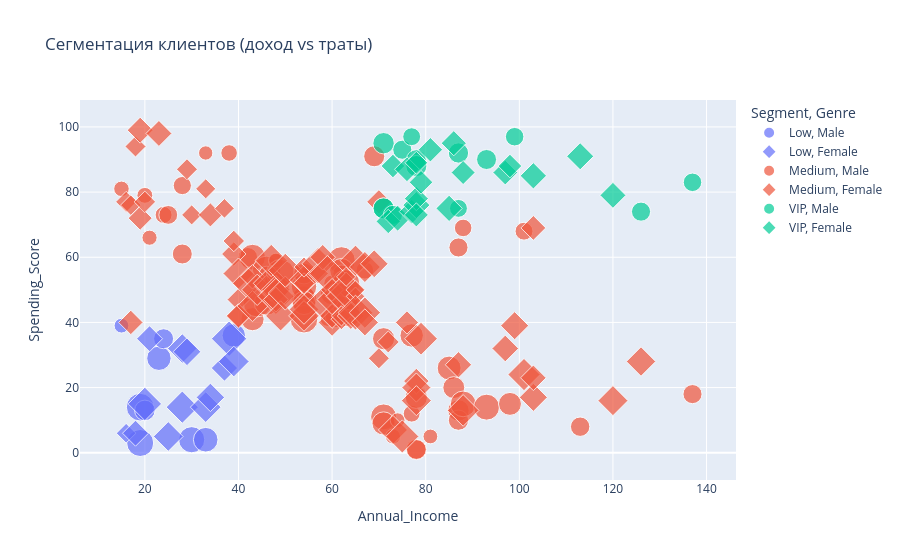
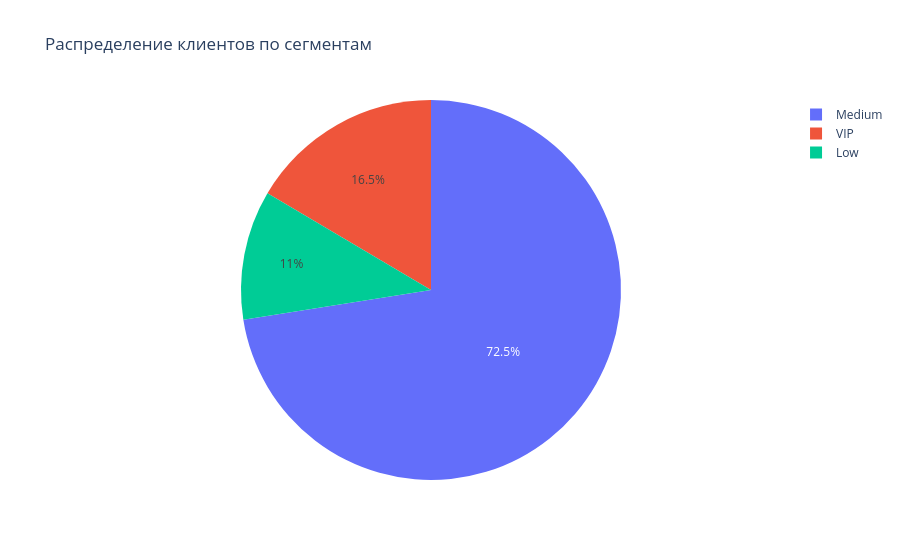
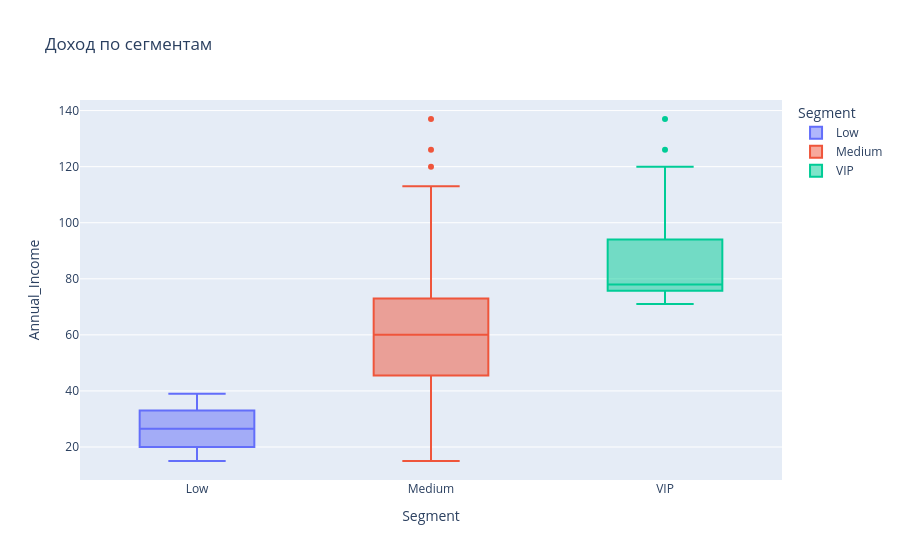
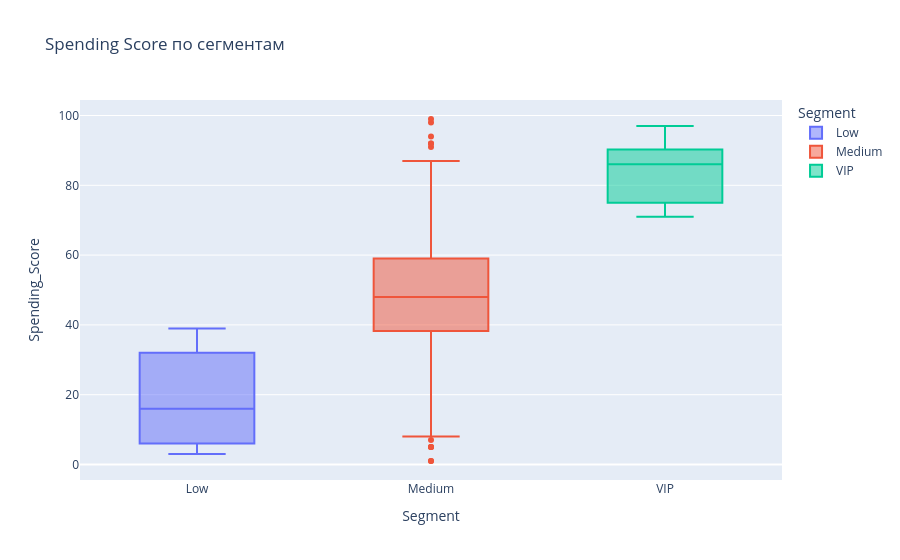

Here is the notebook cell these charts were saved with, in order:
### Code cell
import sqlite3
import pandas as pd
import plotly.express as px

# 1. Загружаем данные из БД
conn = sqlite3.connect('mall_customers.db')
df = pd.read_sql_query("SELECT * FROM customers", conn)
conn.close()

# =====================================
# ✅ СЕГМЕНТАЦИЯ КЛИЕНТОВ
# =====================================

def segment_customer(row):
    if row['Annual_Income'] > 70 and row['Spending_Score'] > 70:
        return 'VIP'
    elif row['Annual_Income'] < 40 and row['Spending_Score'] < 40:
        return 'Low'
    else:
        return 'Medium'

df['Segment'] = df.apply(segment_customer, axis=1)

print(df[['CustomerID', 'Annual_Income', 'Spending_Score', 'Segment']].head())

# =====================================
# 📊 1. Интерактивный scatter plot (главный!)
# =====================================

fig1 = px.scatter(
    df,
    x='Annual_Income',
    y='Spending_Score',
    color='Segment',
    symbol='Genre',
    size='Age',
    hover_data=['CustomerID'],
    title='Сегментация клиентов (доход vs траты)'
)

fig1.show()

# =====================================
# 📊 2. Распределение сегментов
# =====================================

fig2 = px.pie(
    df,
    names='Segment',
    title='Распределение клиентов по сегментам'
)

fig2.show()

# =====================================
# 📊 3. Доход по сегментам
# =====================================

fig3 = px.box(
    df,
    x='Segment',
    y='Annual_Income',
    color='Segment',
    title='Доход по сегментам'
)

fig3.show()

# =====================================
# 📊 4. Spending Score по сегментам
# =====================================

fig4 = px.box(
    df,
    x='Segment',
    y='Spending_Score',
    color='Segment',
    title='Расходы по сегментам'
)

fig4.show()

# =====================================
# 📊 5. Возраст vs сегмент
# =====================================

fig5 = px.scatter(
    df,
    x='Age',
    y='Spending_Score',
    color='Segment',
    title='Возраст и Расходы'
)

fig5.show()

### Figure 1 — Plotly figure (JSON) as saved in the notebook; plotly's stock layout.template omitted (floating-point values rounded to 4 significant figures)
{"data": [{"customdata": [["1"], ["9"], ["11"], ["15"], ["19"], ["21"], ["31"], ["33"], ["43"]], "hovertemplate": "Segment=Low<br>Genre=Male<br>Annual_Income=%{x}<br>Spending_Score=%{y}<br>Age=%{marker.size}<br>CustomerID=%{customdata[0]}<extra></extra>", "legendgroup": "Low, Male", "marker": {"color": "#636efa", "size": [19, 64, 67, 37, 52, 35, 60, 53, 48], "sizemode": "area", "sizeref": 0.175, "symbol": "circle"}, "mode": "markers", "name": "Low, Male", "orientation": "v", "showlegend": true, "type": "scatter", "x": [15, 19, 19, 20, 23, 24, 30, 33, 39], "xaxis": "x", "y": [39, 3, 14, 13, 29, 35, 4, 4, 36], "yaxis": "y"}, {"customdata": [["3"], ["7"], ["13"], ["17"], ["23"], ["25"], ["27"], ["29"], ["35"], ["37"], ["39"], ["41"], ["45"]], "hovertemplate": "Segment=Low<br>Genre=Female<br>Annual_Income=%{x}<br>Spending_Score=%{y}<br>Age=%{marker.size}<br>CustomerID=%{customdata[0]}<extra></extra>", "legendgroup": "Low, Female", "marker": {"color": "#636efa", "size": [20, 35, 58, 35, 46, 54, 45, 40, 49, 42, 36, 65, 49], "sizemode": "area", "sizeref": 0.175, "symbol": "diamond"}, "mode": "markers", "name": "Low, Female", "orientation": "v", "showlegend": true, "type": "scatter", "x": [16, 18, 20, 21, 25, 28, 28, 29, 33, 34, 37, 38, 39], "xaxis": "x", "y": [6, 6, 15, 35, 5, 14, 32, 31, 14, 17, 26, 35, 28], "yaxis": "y"}, {"customdata": [["2"], ["16"], ["18"], ["22"], ["24"], ["26"], ["28"], ["34"], ["42"], ["52"], ["54"], ["56"], ["58"], ["60"], ["61"], ["62"], ["65"], ["66"], ["69"], ["71"], ["75"], ["76"], ["78"], ["81"], ["82"], ["83"], ["86"], ["92"], ["93"], ["96"], ["99"], ["100"], ["103"], ["104"], ["105"], ["108"], ["109"], ["110"], ["111"], ["114"], ["121"], ["124"], ["127"], ["129"], ["131"], ["135"], ["139"], ["145"], ["147"], ["151"], ["157"], ["159"], ["163"], ["165"], ["167"], ["170"], ["171"], ["173"], ["177"], ["178"], ["179"], ["183"], ["188"], ["193"], ["199"]], "hovertemplate": "Segment=Medium<br>Genre=Male<br>Annual_Income=%{x}<br>Spending_Score=%{y}<br>Age=%{marker.size}<br>CustomerID=%{customdata[0]}<extra></extra>", "legendgroup": "Medium, Male", "marker": {"color": "#EF553B", "size": [21, 22, 20, 25, 31, 29, 35, 18, 24, 33, 59, 47, 69, 53, 70, 19, 63, 18, 19, 70, 59, 26, 40, 57, 38, 67, 48, 18, 48, 24, 48, 20, 67, 26, 49, 54, 68, 66, 65, 19, 27, 39, 43, 59, 47, 20, 19, 25, 48, 43, 37, 34, 19, 50, 42, 32, 40, 36, 58, 27, 59, 46, 28, 33, 32], "sizemode": "area", "sizeref": 0.175, "symbol": "circle"}, "mode": "markers", "name": "Medium, Male", "orientation": "v", "showlegend": true, "type": "scatter", "x": [15, 20, 21, 24, 25, 28, 28, 33, 38, 42, 43, 43, 44, 46, 46, 46, 48, 48, 48, 49, 54, 54, 54, 54, 54, 54, 54, 59, 60, 60, 61, 61, 62, 62, 62, 63, 63, 63, 63, 64, 67, 69, 71, 71, 71, 73, 74, 77, 77, 78, 78, 78, 81, 85, 86, 87, 87, 87, 88, 88, 93, 98, 101, 113, 137], "xaxis": "x", "y": [81, 79, 66, 73, 73, 82, 61, 92, 92, 60, 60, 41, 46, 46, 56, 55, 51, 59, 59, 55, 47, 54, 48, 51, 55, 41, 46, 41, 49, 52, 42, 49, 59, 55, 56, 46, 43, 48, 52, 46, 56, 91, 35, 11, 9, 5, 10, 12, 36, 17, 1, 1, 5, 26, 20, 63, 13, 10, 15, 69, 14, 15, 68, 8, 18], "yaxis": "y"}, {"customdata": [["4"], ["5"], ["6"], ["8"], ["10"], ["12"], ["14"], ["20"], ["30"], ["32"], ["36"], ["38"], ["40"], ["44"], ["46"], ["47"], ["48"], ["49"], ["50"], ["51"], ["53"], ["55"], ["57"], ["59"], ["63"], ["64"], ["67"], ["68"], ["70"], ["72"], ["73"], ["74"], ["77"], ["79"], ["80"], ["84"], ["85"], ["87"], ["88"], ["89"], ["90"], ["91"], ["94"], ["95"], ["97"], ["98"], ["101"], ["102"], ["106"], ["107"], ["112"], ["113"], ["115"], ["116"], ["117"], ["118"], ["119"], ["120"], ["122"], ["123"], ["125"], ["126"], ["133"], ["137"], ["141"], ["143"], ["149"], ["153"], ["155"], ["161"], ["169"], ["175"], ["181"], ["185"], ["187"], ["189"], ["191"], ["192"], ["195"], ["197"]], "hovertemplate": "Segment=Medium<br>Genre=Female<br>Annual_Income=%{x}<br>Spending_Score=%{y}<br>Age=%{marker.size}<br>CustomerID=%{customdata[0]}<extra></extra>", "legendgroup": "Medium, Female", "marker": {"color": "#EF553B", "size": [23, 31, 22, 23, 30, 35, 24, 35, 23, 21, 21, 30, 20, 31, 24, 50, 27, 29, 31, 49, 31, 50, 51, 27, 67, 54, 43, 68, 32, 47, 60, 60, 45, 23, 49, 46, 21, 55, 22, 34, 50, 68, 40, 32, 47, 27, 23, 49, 21, 66, 19, 38, 18, 19, 63, 49, 51, 50, 38, 40, 23, 31, 25, 44, 57, 28, 34, 44, 47, 56, 36, 52, 37, 41, 54, 41, 34, 32, 47, 45], "sizemode": "area", "sizeref": 0.175, "symbol": "diamond"}, "mode": "markers", "name": "Medium, Female", "orientation": "v", "showlegend": true, "type": "scatter", "x": [16, 17, 17, 18, 19, 19, 20, 23, 29, 30, 33, 34, 37, 39, 39, 40, 40, 40, 40, 42, 43, 43, 44, 46, 47, 47, 48, 48, 48, 49, 50, 50, 54, 54, 54, 54, 54, 57, 57, 58, 58, 59, 60, 60, 60, 60, 62, 62, 62, 63, 63, 64, 65, 65, 65, 65, 67, 67, 67, 69, 70, 70, 72, 73, 75, 76, 78, 78, 78, 79, 87, 88, 97, 99, 101, 103, 103, 103, 120, 126], "xaxis": "x", "y": [77, 40, 76, 94, 72, 99, 77, 98, 87, 73, 81, 73, 75, 61, 65, 55, 47, 42, 42, 52, 54, 45, 50, 51, 52, 59, 50, 48, 47, 42, 49, 56, 53, 52, 42, 44, 57, 58, 55, 60, 46, 55, 40, 42, 47, 50, 41, 48, 42, 50, 54, 42, 48, 50, 43, 59, 43, 57, 40, 58, 29, 77, 34, 7, 5, 40, 22, 20, 16, 35, 27, 13, 32, 39, 24, 17, 23, 69, 16, 28], "yaxis": "y"}, {"customdata": [["128"], ["130"], ["132"], ["138"], ["142"], ["146"], ["150"], ["152"], ["172"], ["174"], ["180"], ["186"], ["198"], ["200"]], "hovertemplate": "Segment=VIP<br>Genre=Male<br>Annual_Income=%{x}<br>Spending_Score=%{y}<br>Age=%{marker.size}<br>CustomerID=%{customdata[0]}<extra></extra>", "legendgroup": "VIP, Male", "marker": {"color": "#00cc96", "size": [40, 38, 39, 32, 32, 28, 34, 39, 28, 36, 35, 30, 32, 30], "sizemode": "area", "sizeref": 0.175, "symbol": "circle"}, "mode": "markers", "name": "VIP, Male", "orientation": "v", "showlegend": true, "type": "scatter", "x": [71, 71, 71, 73, 75, 77, 78, 78, 87, 87, 93, 99, 126, 137], "xaxis": "x", "y": [95, 75, 75, 73, 93, 97, 90, 88, 75, 92, 90, 97, 74, 83], "yaxis": "y"}, {"customdata": [["134"], ["136"], ["140"], ["144"], ["148"], ["154"], ["156"], ["158"], ["160"], ["162"], ["164"], ["166"], ["168"], ["176"], ["182"], ["184"], ["190"], ["194"], ["196"]], "hovertemplate": "Segment=VIP<br>Genre=Female<br>Annual_Income=%{x}<br>Spending_Score=%{y}<br>Age=%{marker.size}<br>CustomerID=%{customdata[0]}<extra></extra>", "legendgroup": "VIP, Female", "marker": {"color": "#00cc96", "size": [31, 29, 35, 32, 32, 38, 27, 30, 30, 29, 31, 36, 33, 30, 32, 29, 36, 38, 35], "sizemode": "area", "sizeref": 0.175, "symbol": "diamond"}, "mode": "markers", "name": "VIP, Female", "orientation": "v", "showlegend": true, "type": "scatter", "x": [72, 73, 74, 76, 77, 78, 78, 78, 78, 79, 81, 85, 86, 88, 97, 98, 103, 113, 120], "xaxis": "x", "y": [71, 88, 72, 87, 74, 76, 89, 78, 73, 83, 93, 75, 95, 86, 86, 88, 85, 91, 79], "yaxis": "y"}], "layout": {"legend": {"itemsizing": "constant", "title": {"text": "Segment, Genre"}, "tracegroupgap": 0}, "title": {"text": "Сегментация клиентов (доход vs траты)"}, "xaxis": {"anchor": "y", "domain": [0, 1], "title": {"text": "Annual_Income"}}, "yaxis": {"anchor": "x", "domain": [0, 1], "title": {"text": "Spending_Score"}}}}

### Figure 2 — Plotly figure (JSON) as saved in the notebook; plotly's stock layout.template omitted (floating-point values rounded to 4 significant figures; data arrays with more than 128 entries replaced by an {"elided": "..."} marker saying what was removed)
{"data": [{"domain": {"x": [0, 1], "y": [0, 1]}, "hovertemplate": "Segment=%{label}<extra></extra>", "labels": {"elided": "200 str values"}, "legendgroup": "", "name": "", "showlegend": true, "type": "pie"}], "layout": {"legend": {"tracegroupgap": 0}, "title": {"text": "Распределение клиентов по сегментам"}}}

### Figure 3 — Plotly figure (JSON) as saved in the notebook; plotly's stock layout.template omitted (floating-point values rounded to 4 significant figures; data arrays with more than 128 entries replaced by an {"elided": "..."} marker saying what was removed)
{"data": [{"alignmentgroup": "True", "hovertemplate": "Segment=%{x}<br>Annual_Income=%{y}<extra></extra>", "legendgroup": "Low", "marker": {"color": "#636efa"}, "name": "Low", "notched": false, "offsetgroup": "Low", "orientation": "v", "showlegend": true, "type": "box", "x": ["Low", "Low", "Low", "Low", "Low", "Low", "Low", "Low", "Low", "Low", "Low", "Low", "Low", "Low", "Low", "Low", "Low", "Low", "Low", "Low", "Low", "Low"], "x0": " ", "xaxis": "x", "y": [15, 16, 18, 19, 19, 20, 20, 21, 23, 24, 25, 28, 28, 29, 30, 33, 33, 34, 37, 38, 39, 39], "y0": " ", "yaxis": "y"}, {"alignmentgroup": "True", "hovertemplate": "Segment=%{x}<br>Annual_Income=%{y}<extra></extra>", "legendgroup": "Medium", "marker": {"color": "#EF553B"}, "name": "Medium", "notched": false, "offsetgroup": "Medium", "orientation": "v", "showlegend": true, "type": "box", "x": {"elided": "145 str values"}, "x0": " ", "xaxis": "x", "y": {"elided": "145 int values"}, "y0": " ", "yaxis": "y"}, {"alignmentgroup": "True", "hovertemplate": "Segment=%{x}<br>Annual_Income=%{y}<extra></extra>", "legendgroup": "VIP", "marker": {"color": "#00cc96"}, "name": "VIP", "notched": false, "offsetgroup": "VIP", "orientation": "v", "showlegend": true, "type": "box", "x": ["VIP", "VIP", "VIP", "VIP", "VIP", "VIP", "VIP", "VIP", "VIP", "VIP", "VIP", "VIP", "VIP", "VIP", "VIP", "VIP", "VIP", "VIP", "VIP", "VIP", "VIP", "VIP", "VIP", "VIP", "VIP", "VIP", "VIP", "VIP", "VIP", "VIP", "VIP", "VIP", "VIP"], "x0": " ", "xaxis": "x", "y": [71, 71, 71, 72, 73, 73, 74, 75, 76, 77, 77, 78, 78, 78, 78, 78, 78, 79, 81, 85, 86, 87, 87, 88, 93, 97, 98, 99, 103, 113, 120, 126, 137], "y0": " ", "yaxis": "y"}], "layout": {"boxmode": "overlay", "legend": {"title": {"text": "Segment"}, "tracegroupgap": 0}, "title": {"text": "Доход по сегментам"}, "xaxis": {"anchor": "y", "categoryarray": ["Low", "Medium", "VIP"], "categoryorder": "array", "domain": [0, 1], "title": {"text": "Segment"}}, "yaxis": {"anchor": "x", "domain": [0, 1], "title": {"text": "Annual_Income"}}}}

### Figure 4 — Plotly figure (JSON) as saved in the notebook; plotly's stock layout.template omitted (floating-point values rounded to 4 significant figures; data arrays with more than 128 entries replaced by an {"elided": "..."} marker saying what was removed)
{"data": [{"alignmentgroup": "True", "hovertemplate": "Segment=%{x}<br>Spending_Score=%{y}<extra></extra>", "legendgroup": "Low", "marker": {"color": "#636efa"}, "name": "Low", "notched": false, "offsetgroup": "Low", "orientation": "v", "showlegend": true, "type": "box", "x": ["Low", "Low", "Low", "Low", "Low", "Low", "Low", "Low", "Low", "Low", "Low", "Low", "Low", "Low", "Low", "Low", "Low", "Low", "Low", "Low", "Low", "Low"], "x0": " ", "xaxis": "x", "y": [39, 6, 6, 3, 14, 15, 13, 35, 29, 35, 5, 14, 32, 31, 4, 4, 14, 17, 26, 35, 36, 28], "y0": " ", "yaxis": "y"}, {"alignmentgroup": "True", "hovertemplate": "Segment=%{x}<br>Spending_Score=%{y}<extra></extra>", "legendgroup": "Medium", "marker": {"color": "#EF553B"}, "name": "Medium", "notched": false, "offsetgroup": "Medium", "orientation": "v", "showlegend": true, "type": "box", "x": {"elided": "145 str values"}, "x0": " ", "xaxis": "x", "y": {"elided": "145 int values"}, "y0": " ", "yaxis": "y"}, {"alignmentgroup": "True", "hovertemplate": "Segment=%{x}<br>Spending_Score=%{y}<extra></extra>", "legendgroup": "VIP", "marker": {"color": "#00cc96"}, "name": "VIP", "notched": false, "offsetgroup": "VIP", "orientation": "v", "showlegend": true, "type": "box", "x": ["VIP", "VIP", "VIP", "VIP", "VIP", "VIP", "VIP", "VIP", "VIP", "VIP", "VIP", "VIP", "VIP", "VIP", "VIP", "VIP", "VIP", "VIP", "VIP", "VIP", "VIP", "VIP", "VIP", "VIP", "VIP", "VIP", "VIP", "VIP", "VIP", "VIP", "VIP", "VIP", "VIP"], "x0": " ", "xaxis": "x", "y": [95, 75, 75, 71, 88, 73, 72, 93, 87, 97, 74, 90, 88, 76, 89, 78, 73, 83, 93, 75, 95, 75, 92, 86, 90, 86, 88, 97, 85, 91, 79, 74, 83], "y0": " ", "yaxis": "y"}], "layout": {"boxmode": "overlay", "legend": {"title": {"text": "Segment"}, "tracegroupgap": 0}, "title": {"text": "Spending Score по сегментам"}, "xaxis": {"anchor": "y", "categoryarray": ["Low", "Medium", "VIP"], "categoryorder": "array", "domain": [0, 1], "title": {"text": "Segment"}}, "yaxis": {"anchor": "x", "domain": [0, 1], "title": {"text": "Spending_Score"}}}}
